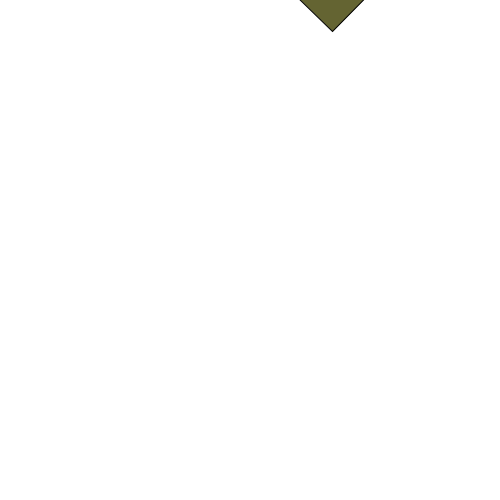
Frame 1 (no input)
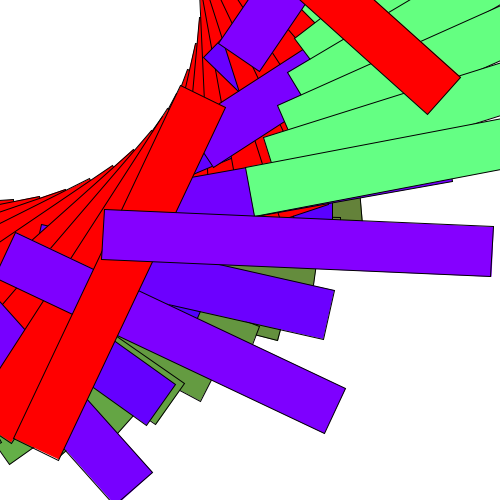
Frame 60 (the mouse pressed at the canvas centre just before this capture)
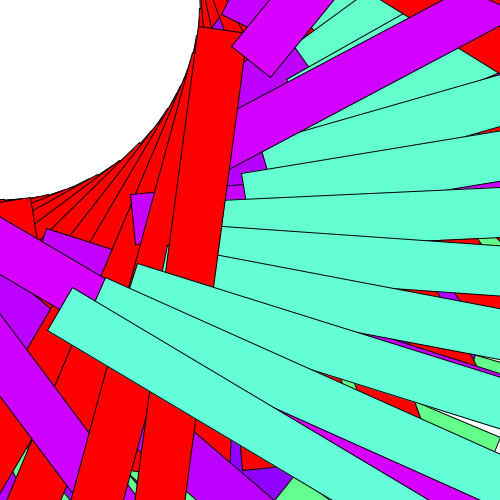
Frame 120 (the mouse held since frame 60 and released just before this capture)

The Processing sketch that drew these frames (run headless with seeded random() and noise(); from frame 60 on, the mouse is pressed at the canvas centre):

// Processing sketch: processing_180283
// ── processing_180283.pde

float a=50;
float b=100;
float c=100;
float d=300;

void setup(){
  
  size(500,500);
  background(255,255,255); //White Background
  
}
 void draw(){
   
  
   rotate(b);
   fill(255,0,0);
   rect(200,0,50,b); //draw red rectangle
   
   pushMatrix();
   rotate(a);
   translate(10,10);
   fill(100,b,a);
   rect(200,200,b,50); //draw green to blue rectangle
   popMatrix();
   a=a+0.9;
   b=b-5;
   d=d+1;
   
   rotate(b);
   translate(10,10);
   fill(a,0,255);
   rotate(b);
   rect(100,200,b,50); //draw blue to pink rectangle

   a=a+0.5;
   b=b+10;
   c=b+0.5;
 }
